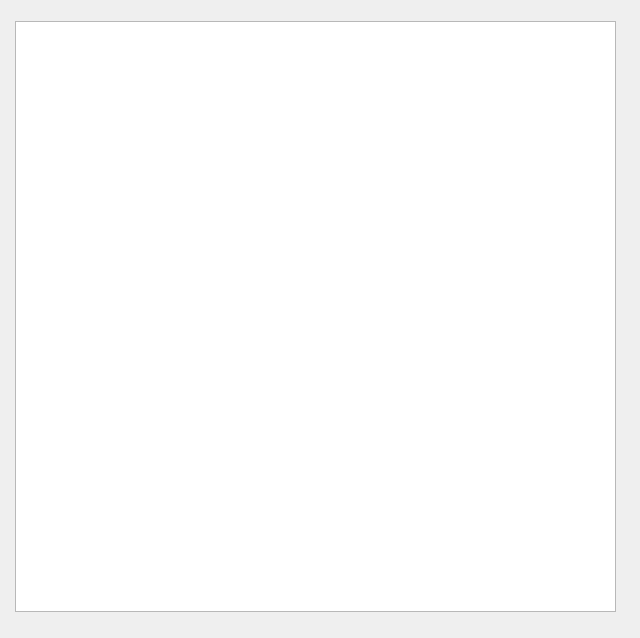
<?xml version="1.0" encoding="UTF-8"?>
<ui version="4.0">
 <class>History</class>
 <widget class="QDialog" name="History">
  <property name="geometry">
   <rect>
    <x>0</x>
    <y>0</y>
    <width>640</width>
    <height>638</height>
   </rect>
  </property>
  <property name="windowTitle">
   <string>Dialog</string>
  </property>
  <widget class="QListWidget" name="listWidget">
   <property name="geometry">
    <rect>
     <x>15</x>
     <y>21</y>
     <width>601</width>
     <height>591</height>
    </rect>
   </property>
  </widget>
 </widget>
 <resources/>
 <connections/>
</ui>
